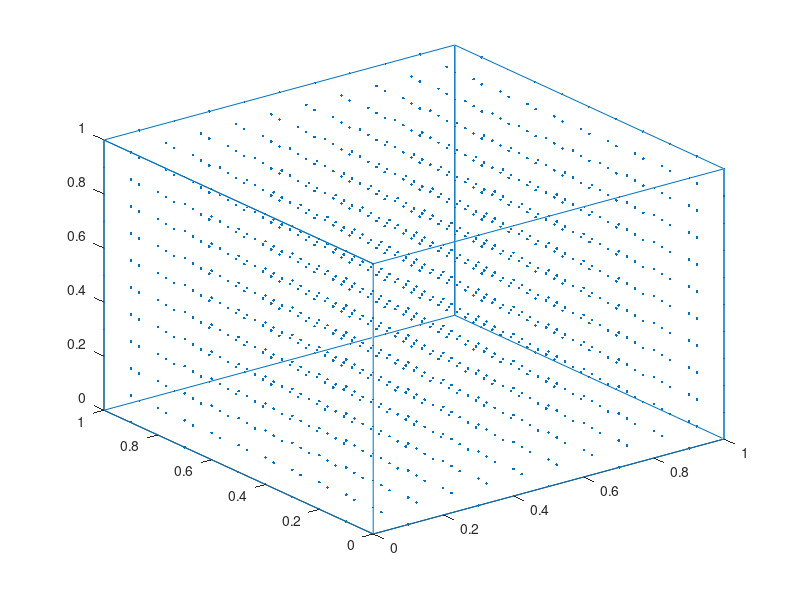

The MATLAB script that drew this image:
% 构造一个1x1x1的散射体

clc 
clear all

X=zeros(8,3);
X([5:8,11,12,15,16,18,20,22,24])=1;
d=[1 2 4 3 1 5 6 8 7 5 6 2 4 8 7 3];
plot3(X(d,1),X(d,2),X(d,3));
hold on

n = 1000;
a = 1;
x = []
y = []
z = []
i = 0
j = 0
k = 0

% 这里决定了散射体的范围和密度
XRANGE = 1
XSTEP = 0.1
YRANGE = 1
YSTEP = 0.1
ZRANGE = 1
ZSTEP = 0.1

while k < XRANGE
    while j < YRANGE
        while i < ZRANGE
            x(end+1) = k;
            y(end+1) = j;
            z(end+1) = i;
            i = i + ZSTEP;
        end
        j = j + YSTEP;
        i = 0;
    end
    k = k + XSTEP;
    j = 0
end
scatter3(x,y,z,'.');

